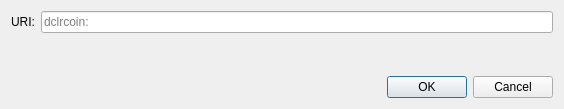
<?xml version="1.0" encoding="UTF-8"?>
<ui version="4.0">
 <class>OpenURIDialog</class>
 <widget class="QDialog" name="OpenURIDialog">
  <property name="geometry">
   <rect>
    <x>0</x>
    <y>0</y>
    <width>564</width>
    <height>109</height>
   </rect>
  </property>
  <property name="windowTitle">
   <string>Open DCLRcoin URI</string>
  </property>
  <layout class="QVBoxLayout" name="verticalLayout">
   <item>
    <layout class="QHBoxLayout" name="horizontalLayout">
     <item>
      <widget class="QLabel" name="label">
       <property name="text">
        <string>URI:</string>
       </property>
      </widget>
     </item>
     <item>
      <widget class="QValidatedLineEdit" name="uriEdit">
       <property name="placeholderText">
        <string notr="true">dclrcoin:</string>
       </property>
      </widget>
     </item>
    </layout>
   </item>
   <item>
    <spacer name="verticalSpacer">
     <property name="orientation">
      <enum>Qt::Vertical</enum>
     </property>
     <property name="sizeHint" stdset="0">
      <size>
       <width>20</width>
       <height>40</height>
      </size>
     </property>
    </spacer>
   </item>
   <item>
    <widget class="QDialogButtonBox" name="buttonBox">
     <property name="orientation">
      <enum>Qt::Horizontal</enum>
     </property>
     <property name="standardButtons">
      <set>QDialogButtonBox::Cancel|QDialogButtonBox::Ok</set>
     </property>
    </widget>
   </item>
  </layout>
 </widget>
 <customwidgets>
  <customwidget>
   <class>QValidatedLineEdit</class>
   <extends>QLineEdit</extends>
   <header>qt/qvalidatedlineedit.h</header>
  </customwidget>
 </customwidgets>
 <resources/>
 <connections>
  <connection>
   <sender>buttonBox</sender>
   <signal>accepted()</signal>
   <receiver>OpenURIDialog</receiver>
   <slot>accept()</slot>
   <hints>
    <hint type="sourcelabel">
     <x>248</x>
     <y>254</y>
    </hint>
    <hint type="destinationlabel">
     <x>157</x>
     <y>274</y>
    </hint>
   </hints>
  </connection>
  <connection>
   <sender>buttonBox</sender>
   <signal>rejected()</signal>
   <receiver>OpenURIDialog</receiver>
   <slot>reject()</slot>
   <hints>
    <hint type="sourcelabel">
     <x>316</x>
     <y>260</y>
    </hint>
    <hint type="destinationlabel">
     <x>286</x>
     <y>274</y>
    </hint>
   </hints>
  </connection>
 </connections>
</ui>
